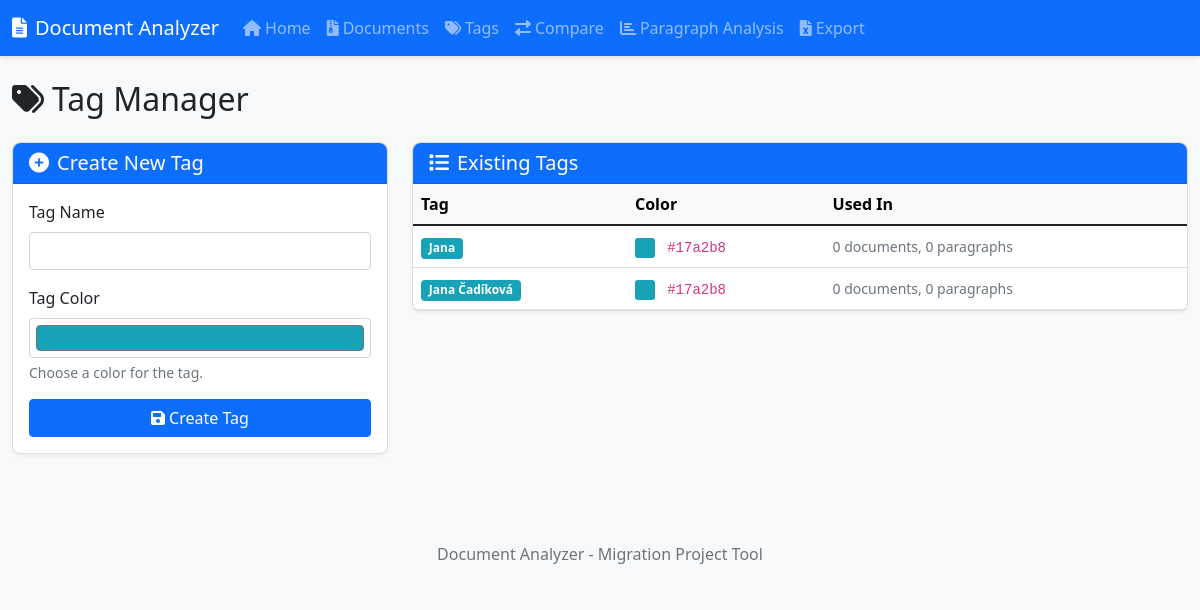
Page /tags on the earlier database version.
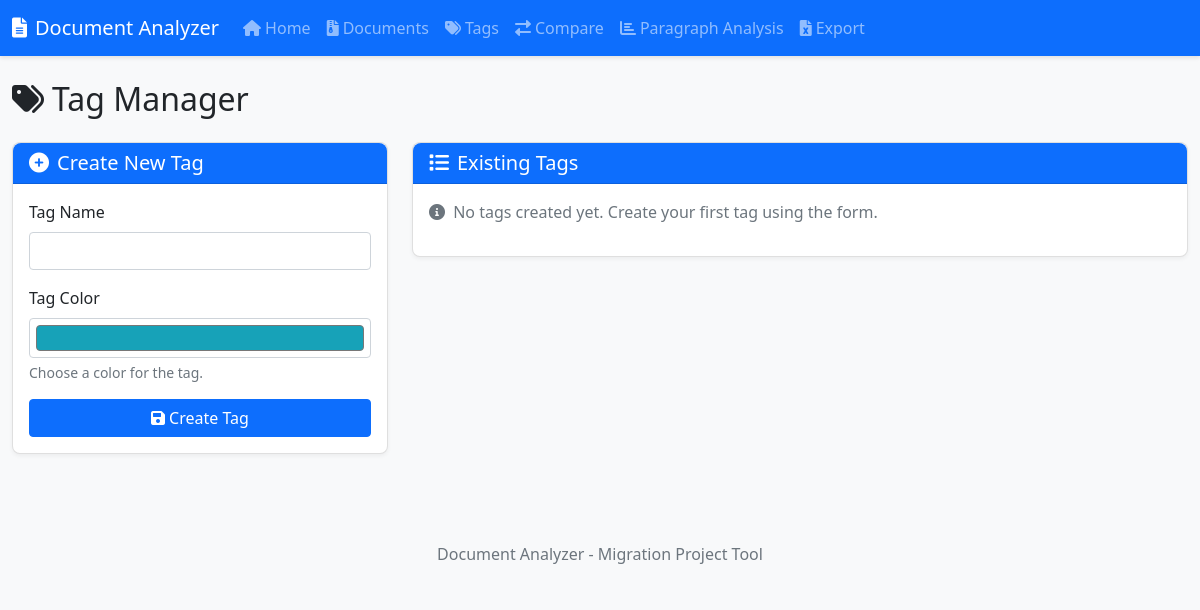
Same page on the later database version.
### models.py (models this page shows, shortened)
class Tag(db.Model):
    id = db.Column(db.Integer, primary_key=True)
    name = db.Column(db.String(50), nullable=False, unique=True)
    color = db.Column(db.String(7), nullable=False, default="#17a2b8")  # Default color

### app.py (the view, shortened to what this page needs)
    @app.route('/tags', methods=['GET', 'POST'])
    def tag_manager():
        tags = Tag.query.all()
        return render_template('tag_manager.html', tags=tags)

### templates/tag_manager.html (shortened to what this page needs)
{% extends 'base.html' %}
{% block content %}
<h2 class="mb-4"><i class="fas fa-tags me-2"></i>Tag Manager</h2>
<div class="row">
    <div class="col-md-4 mb-4 mb-md-0">
        <div class="card">
            <div class="card-header bg-primary text-white">
                <h5 class="card-title mb-0"><i class="fas fa-plus-circle me-2"></i>Create New Tag</h5>
            </div>
            <div class="card-body">
                <form action="{{ url_for('tag_manager') }}" method="post">
                    <div class="mb-3">
                        <label for="name" class="form-label">Tag Name</label>
                        <input type="text" class="form-control" id="name" name="name" required>
                    </div>
                    <div class="mb-3">
                        <label for="color" class="form-label">Tag Color</label>
                        <input type="color" class="form-control form-control-color w-100" id="color" name="color" value="#17a2b8">
                        <div class="form-text">Choose a color for the tag.</div>
                    </div>
                    <button type="submit" class="btn btn-primary w-100">
                        <i class="fas fa-save me-1"></i>Create Tag
                    </button>
                </form>
            </div>
        </div>
    </div>
    <div class="col-md-8">
        <div class="card">
            <div class="card-header bg-primary text-white">
                <h5 class="card-title mb-0"><i class="fas fa-list me-2"></i>Existing Tags</h5>
            </div>
            <div class="card-body p-0">
                {% if tags %}
                    <div class="table-responsive">
                        <table class="table table-hover mb-0">
                            <thead class="table-light">
                                <tr>
                                    <th>Tag</th>
                                    <th>Color</th>
                                    <th>Used In</th>
                                </tr>
                            </thead>
                            <tbody>
                                {% for tag in tags %}
                                    <tr>
                                        <td>
                                            <span class="badge" style="background-color: {{ tag.color }}">{{ tag.name }}</span>
                                        </td>
                                        <td>
                                            <div class="color-preview" style="background-color: {{ tag.color }}"></div>
                                            <code class="ms-2">{{ tag.color }}</code>
                                        </td>
                                        <td>
                                            <small class="text-muted">
                                                {{ tag.documents|length }} documents,
                                                {{ tag.paragraphs|length }} paragraphs
                                            </small>
                                        </td>
                                    </tr>
                                {% endfor %}
                            </tbody>
                        </table>
                    </div>
                {% else %}
                    <div class="card-body">
                        <p class="text-muted">
                            <i class="fas fa-info-circle me-1"></i>
                            No tags created yet. Create your first tag using the form.
                        </p>
                    </div>
                {% endif %}
            </div>
        </div>
    </div>
</div>
{% endblock %}

Differences in the rows shown:
removed Tag: name "Jana", color "#17a2b8", documents|length "0", paragraphs|length "0"
removed Tag: name "Jana Čadíková", color "#17a2b8", documents|length "0", paragraphs|length "0"
Other differences:
text no longer shown: "Tag Color Used In"
text now shown: "No tags created yet. Create your first tag using the form."
